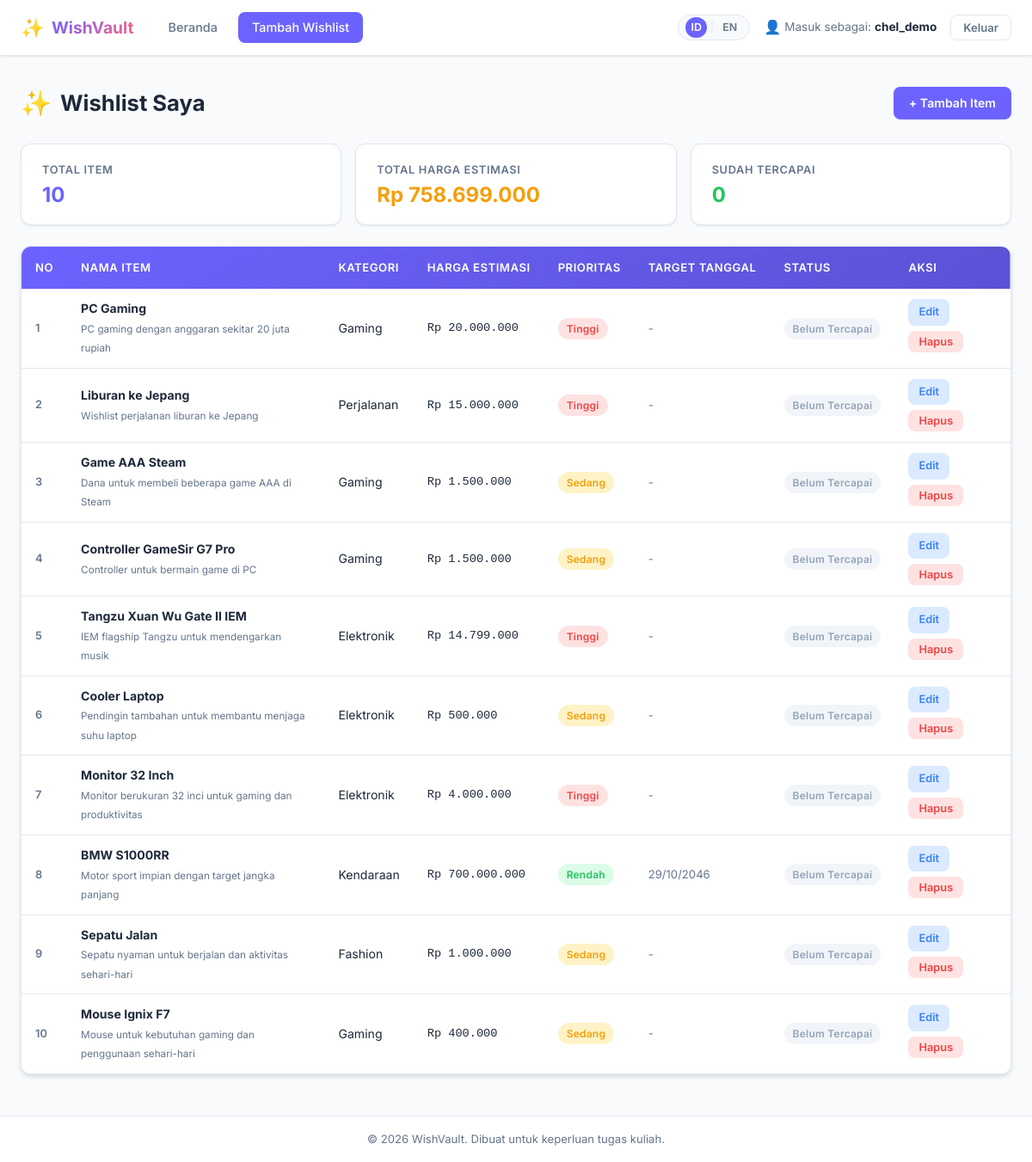
/index.php (signed in), run on the app's committed database.
### tables this page shows
CREATE TABLE `wishlist` (
  `id` int(11) NOT NULL,
  `user_id` int(11) NOT NULL,
  `kategori_id` int(11) NOT NULL,
  `nama_item` varchar(150) NOT NULL,
  `deskripsi` text DEFAULT NULL,
  `harga_estimasi` decimal(12,2) NOT NULL DEFAULT 0.00,
  `prioritas` enum('Rendah','Sedang','Tinggi') NOT NULL DEFAULT 'Sedang',
  `target_tanggal` date DEFAULT NULL,
  `status` enum('Belum Tercapai','Tercapai') NOT NULL DEFAULT 'Belum Tercapai',
  `created_at` timestamp NOT NULL DEFAULT current_timestamp()
);

CREATE TABLE `kategori` (
  `id` int(11) NOT NULL,
  `nama_kategori` varchar(50) NOT NULL
);

### includes/lang.php (called while the page is built, shortened)
<?php
function loadTranslations(): array
{
    static $translations = null;
    if ($translations === null) {
        $lang = $_SESSION['lang'] ?? 'id';
        $availableLangs = ['id', 'en'];
        $langFile = __DIR__ . '/../lang/' . $lang . '.php';
        if (file_exists($langFile)) {
            $translations = require $langFile;
        } else {
            $translations = [];
        }
    }
    return $translations;
}
function t(string $key): string
{
    $translations = loadTranslations();
    return $translations[$key] ?? $key;
}
function currentLang(): string
{
    return $_SESSION['lang'] ?? 'id';
}

### includes/helpers.php (called while the page is built)
<?php
function e(mixed $value): string
{
    return htmlspecialchars((string)$value, ENT_QUOTES | ENT_SUBSTITUTE, 'UTF-8');
}
function formatRupiah(float|int|string $amount): string
{
    return 'Rp ' . number_format((float)$amount, 0, ',', '.');
}
function formatDate(?string $date): string
{
    if (empty($date)) {
        return '-';
    }
    $dt = DateTime::createFromFormat('Y-m-d', $date);
    return $dt ? $dt->format('d/m/Y') : '-';
}
function priorityLangKey(string $prioritas): string
{
    return match($prioritas) {
        'Rendah' => 'priority_rendah',
        'Sedang' => 'priority_sedang',
        'Tinggi' => 'priority_tinggi',
        default  => $prioritas,
    };
}
function statusLangKey(string $status): string
{
    return match($status) {
        'Belum Tercapai' => 'status_belum',
        'Tercapai'       => 'status_tercapai',
        default          => $status,
    };
}
function categoryLangKey(string $namaKategori): string
{
    return match($namaKategori) {
        'Buku'      => 'cat_buku',
        'Elektronik'=> 'cat_elektronik',
        'Fashion'   => 'cat_fashion',
        'Gaming'    => 'cat_gaming',
        'Hobi'      => 'cat_hobi',
        'Kendaraan' => 'cat_kendaraan',
        'Lainnya'   => 'cat_lainnya',
        'Perjalanan'=> 'cat_perjalanan',
        default     => $namaKategori,
    };
}
function priorityBadgeClass(string $prioritas): string
{
    return match($prioritas) {
        'Tinggi' => 'badge badge-high',
        'Sedang' => 'badge badge-medium',
        'Rendah' => 'badge badge-low',
        default  => 'badge',
    };
}
function statusBadgeClass(string $status): string
{
    return match($status) {
        'Tercapai'       => 'badge badge-achieved',
        'Belum Tercapai' => 'badge badge-not-achieved',
        default          => 'badge',
    };
}

### index.php (the view, shortened to what this page needs)
<?php
require_once __DIR__ . '/includes/lang.php';
require_once __DIR__ . '/includes/helpers.php';
$userId = (int)$_SESSION['user_id'];
try {
    $pdo  = getPDO();
    $stmt = $pdo->prepare(
        'SELECT w.id, w.nama_item, w.deskripsi, w.harga_estimasi,
                w.prioritas, w.target_tanggal, w.status, w.created_at,
                k.nama_kategori
         FROM wishlist w
         INNER JOIN kategori k ON w.kategori_id = k.id
         WHERE w.user_id = :user_id
         ORDER BY w.created_at DESC'
    );
    $stmt->execute([':user_id' => $userId]);
    $wishlistItems = $stmt->fetchAll();
    $totalItems    = count($wishlistItems);
    $totalPrice    = 0.0;
    $totalAchieved = 0;
    foreach ($wishlistItems as $item) {
        $totalPrice += (float)$item['harga_estimasi'];
    }
} catch (PDOException $e) {
    error_log('[WishVault Index Error] ' . $e->getMessage());
    $wishlistItems = [];
    $totalItems    = 0;
    $totalPrice    = 0.0;
    $totalAchieved = 0;
}
require_once __DIR__ . '/includes/header.php';
?>
<div class="page-header">
    <h1 class="page-title">
        <span class="page-title-icon">&#10024;</span>
        <?= e(t('index_heading')) ?>
    </h1>
    <a href="/db_wishvault/create.php" class="btn btn-primary" id="btn-add-item">
        <?= e(t('index_add_btn')) ?>
    </a>
</div>
<div class="summary-grid">
    <div class="summary-card">
        <span class="summary-card-label"><?= e(t('index_summary_total')) ?></span>
        <span class="summary-card-value value-primary"><?= e($totalItems) ?></span>
    </div>
    <div class="summary-card">
        <span class="summary-card-label"><?= e(t('index_summary_price')) ?></span>
        <span class="summary-card-value value-warning"><?= e(formatRupiah($totalPrice)) ?></span>
    </div>
    <div class="summary-card">
        <span class="summary-card-label"><?= e(t('index_summary_achieved')) ?></span>
        <span class="summary-card-value value-success"><?= e($totalAchieved) ?></span>
    </div>
</div>
<?php if (empty($wishlistItems)): ?>
    <div class="table-wrapper">
        <div class="empty-state">
            <span class="empty-state-icon">&#128173;</span>
            <p class="empty-state-text"><?= e(t('index_empty')) ?></p>
        </div>
    </div>
<?php else: ?>
    <div class="table-wrapper">
        <table>
            <thead>
                <tr>
                    <th><?= e(t('tbl_no')) ?></th>
                    <th><?= e(t('tbl_item_name')) ?></th>
                    <th><?= e(t('tbl_category')) ?></th>
                    <th><?= e(t('tbl_price')) ?></th>
                    <th><?= e(t('tbl_priority')) ?></th>
                    <th><?= e(t('tbl_target_date')) ?></th>
                    <th><?= e(t('tbl_status')) ?></th>
                    <th><?= e(t('tbl_action')) ?></th>
                </tr>
            </thead>
            <tbody>
                <?php foreach ($wishlistItems as $index => $item): ?>
                <tr>
                    <td class="td-number"><?= e($index + 1) ?></td>
                    <td>
                        <strong><?= e($item['nama_item']) ?></strong>
                        <?php if (!empty($item['deskripsi'])): ?>
                            <br>
                            <small class="text-muted"><?= e(mb_substr($item['deskripsi'], 0, 60)) ?><?= strlen($item['deskripsi']) > 60 ? '...' : '' ?></small>
                        <?php endif; ?>
                    </td>
                    <td><?= e(t(categoryLangKey($item['nama_kategori']))) ?></td>
                    <td class="td-price"><?= e(formatRupiah($item['harga_estimasi'])) ?></td>
                    <td>
                        <span class="<?= e(priorityBadgeClass($item['prioritas'])) ?>">
                            <?= e(t(priorityLangKey($item['prioritas']))) ?>
                        </span>
                    </td>
                    <td class="td-date"><?= e(formatDate($item['target_tanggal'])) ?></td>
                    <td>
                        <span class="<?= e(statusBadgeClass($item['status'])) ?>">
                            <?= e(t(statusLangKey($item['status']))) ?>
                        </span>
                    </td>
                    <td class="td-actions">
                        <a href="/db_wishvault/edit.php?id=<?= e($item['id']) ?>"
                           class="btn btn-edit"
                           id="btn-edit-<?= e($item['id']) ?>">
                            <?= e(t('btn_edit')) ?>
                        </a>
                        <form method="POST" action="/db_wishvault/delete.php"
                              style="display:inline;"
                              id="form-delete-<?= e($item['id']) ?>">
                            <button type="submit"
                                    class="btn btn-delete"
                                    id="btn-delete-<?= e($item['id']) ?>"
                                    onclick="return confirm('<?= e(t('delete_confirm')) ?>')">
                                <?= e(t('btn_delete')) ?>
                            </button>
                        </form>
                    </td>
                </tr>
                <?php endforeach; ?>
            </tbody>
        </table>
    </div>
<?php endif; ?>
<?php require_once __DIR__ . '/includes/footer.php'; ?>

### includes/header.php (shortened to what this page needs)
<!DOCTYPE html>
<html lang="<?= e(currentLang()) ?>">
<head>
    <link rel="stylesheet" href="/db_wishvault/assets/css/style.css">
</head>
<body>
<header class="site-header">
    <div class="header-container">
        <div class="header-brand">
            <a href="/db_wishvault/index.php" class="brand-link">
                <span class="brand-icon">&#10024;</span>
                <span class="brand-name"><?= e(t('app_name')) ?></span>
            </a>
        </div>
        <nav class="header-nav">
            <a href="/db_wishvault/index.php" class="nav-link"><?= e(t('nav_home')) ?></a>
            <a href="/db_wishvault/create.php" class="nav-link nav-link-add"><?= e(t('nav_add')) ?></a>
        </nav>
        <div class="header-right">
            <div class="lang-switcher">
                <a href="/db_wishvault/set_lang.php?lang=id"
                   class="lang-btn <?= currentLang() === 'id' ? 'lang-active' : '' ?>">
                    <?= e(t('lang_id')) ?>
                </a>
                <span class="lang-sep">|</span>
                <a href="/db_wishvault/set_lang.php?lang=en"
                   class="lang-btn <?= currentLang() === 'en' ? 'lang-active' : '' ?>">
                    <?= e(t('lang_en')) ?>
                </a>
            </div>
            <span class="user-info">
                <span class="user-icon">&#128100;</span>
                <?= e(t('logged_in_as')) ?>: <strong><?= e($_SESSION['username'] ?? '') ?></strong>
            </span>
            <form action="/db_wishvault/logout.php" method="POST" class="logout-form">
                <button type="submit" class="btn btn-logout"><?= e(t('nav_logout')) ?></button>
            </form>
        </div>
    </div>
</header>
<main class="main-content">
    <div class="container">

### includes/footer.php (shortened to what this page needs)
    </div>
</main>
<footer class="site-footer">
    <div class="footer-container">
        <p><?= t('footer_text') ?></p>
    </div>
</footer>
</body>
</html>

### data on the page
wishlist: nama_item "PC Gaming", deskripsi "PC gaming dengan anggaran sekitar 20 juta rupiah", kategori.nama_kategori "Gaming", harga_estimasi "Rp 20.000.000", prioritas "Tinggi", target_tanggal "-", status "Belum Tercapai"
wishlist: nama_item "Liburan ke Jepang", deskripsi "Wishlist perjalanan liburan ke Jepang", kategori.nama_kategori "Perjalanan", harga_estimasi "Rp 15.000.000", prioritas "Tinggi", target_tanggal "-", status "Belum Tercapai"
wishlist: nama_item "Game AAA Steam", deskripsi "Dana untuk membeli beberapa game AAA di Steam", kategori.nama_kategori "Gaming", harga_estimasi "Rp 1.500.000", prioritas "Sedang", target_tanggal "-", status "Belum Tercapai"
wishlist: nama_item "Controller GameSir G7 Pro", deskripsi "Controller untuk bermain game di PC", kategori.nama_kategori "Gaming", harga_estimasi "Rp 1.500.000", prioritas "Sedang", target_tanggal "-", status "Belum Tercapai"
wishlist: nama_item "Tangzu Xuan Wu Gate II IEM", deskripsi "IEM flagship Tangzu untuk mendengarkan musik", kategori.nama_kategori "Elektronik", harga_estimasi "Rp 14.799.000", prioritas "Tinggi", target_tanggal "-", status "Belum Tercapai"
wishlist: nama_item "Cooler Laptop", deskripsi "Pendingin tambahan untuk membantu menjaga suhu laptop", kategori.nama_kategori "Elektronik", harga_estimasi "Rp 500.000", prioritas "Sedang", target_tanggal "-", status "Belum Tercapai"
wishlist: nama_item "Monitor 32 Inch", deskripsi "Monitor berukuran 32 inci untuk gaming dan produktivitas", kategori.nama_kategori "Elektronik", harga_estimasi "Rp 4.000.000", prioritas "Tinggi", target_tanggal "-", status "Belum Tercapai"
wishlist: nama_item "BMW S1000RR", deskripsi "Motor sport impian dengan target jangka panjang", kategori.nama_kategori "Kendaraan", harga_estimasi "Rp 700.000.000", prioritas "Rendah", target_tanggal "29/10/2046", status "Belum Tercapai"
wishlist: nama_item "Sepatu Jalan", deskripsi "Sepatu nyaman untuk berjalan dan aktivitas sehari-hari", kategori.nama_kategori "Fashion", harga_estimasi "Rp 1.000.000", prioritas "Sedang", target_tanggal "-", status "Belum Tercapai"
wishlist: nama_item "Mouse Ignix F7", deskripsi "Mouse untuk kebutuhan gaming dan penggunaan sehari-hari", kategori.nama_kategori "Gaming", harga_estimasi "Rp 400.000", prioritas "Sedang", target_tanggal "-", status "Belum Tercapai"

### other printed values
t('app_name') "WishVault"
t('nav_home') "Beranda"
t('nav_add') "Tambah Wishlist"
t('lang_id') "ID"
t('lang_en') "EN"
t('logged_in_as') "Masuk sebagai"
$_SESSION['username'] "chel_demo"
t('nav_logout') "Keluar"
t('index_heading') "Wishlist Saya"
t('index_add_btn') "+ Tambah Item"
t('index_summary_total') "TOTAL ITEM"
$totalItems "10"
t('index_summary_price') "TOTAL HARGA ESTIMASI"
formatRupiah($totalPrice) "Rp 758.699.000"
t('index_summary_achieved') "SUDAH TERCAPAI"
